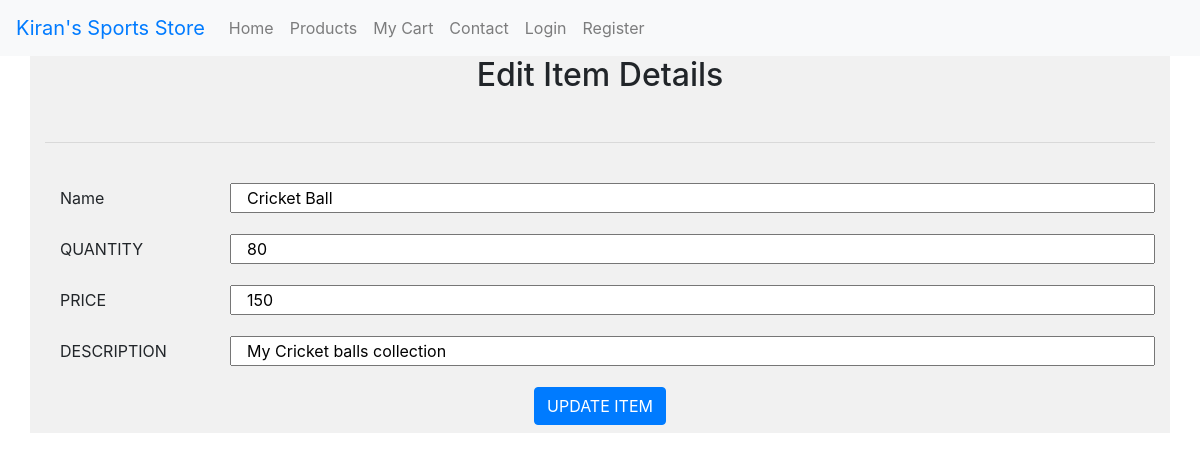
The page /edit.php?id=37 on the database its author committed.
### tables this page shows
CREATE TABLE IF NOT EXISTS `item` (
  `id` int(11) NOT NULL AUTO_INCREMENT,
  `item-name` varchar(100) NOT NULL,
  `item_quantity` int(11) NOT NULL,
  `item_price` int(11) NOT NULL,
  `item_description` varchar(600) NOT NULL,
  PRIMARY KEY (`id`)
);

### edit.php (the view, shortened to what this page needs)
<?php
	include_once('header.php');
 ?>
<?php
$showform = true;
 if($showform==false)
 {
	 echo'<h2 class="text-center text-success">Data Updated Successfully</h2>';
	  echo '<div class="col-sm-12 text-center mt-5"><a href="item.php"><button class="btn btn-primary">Back</button></a></div></br><hr></br>';
 }
 else
 {
?>
<div class="container" style ="background-color:#f1f1f1">
	<div class="row">
		<div class="col-12">
		<form class="form-horizontal" action="edit.php" method="POST">
			<h2 style="text-align:center">Edit Item Details</h2></br><hr></br>
		   <?php
			$mysqli = new mysqli('localhost', 'root', '' );
			$mysqli->select_db("storeappliacation");
			$sql = "select `id`,`item-name`,`item_quantity`,`item_price`,`item_description` from item where `id`='".$_GET['id']."'";
			$result1 = $mysqli->query($sql);
			if ($result1->num_rows > 0)
			{
				$row = $result1->fetch_assoc();
			}
			else
			{
				echo '<h2 class="text-center text-danger">Item Not Found In Database</h2>';
				exit;
			}
		   ?>
		   <div class="form-group">
					<label class="control-label col-sm-2" >Name</label><input class="col-sm-10" type="text" name="name1" value =<?php echo '"'.$row['item-name'].'"';  ?>/>
			</div>
		  <div class="form-group">
					<label class="control-label col-sm-2" >QUANTITY</label><input class="col-sm-10" type="number" name="quantity1" value =<?php echo '"'.$row['item_quantity'].'"';  ?>/>
			</div>
			<div class="form-group">
					<label class="control-label col-sm-2" >PRICE</label><input class="col-sm-10" type="number" name="price1" value =<?php echo '"'.$row['item_price'].'"';  ?>/>
			</div>
				<div class="form-group">
					<label class="control-label col-sm-2" >DESCRIPTION</label><input class="col-sm-10" type="text" name="description1" value =<?php echo '"'.$row['item_description'].'"';  ?>/>
			</div>
			<h5 style="text-align:center"><button class="btn btn-primary" >UPDATE ITEM</button></h5>
		</form>
		</div>
	</div>
</div>
<body/>
</html>
<?php
 }
 ?>

### rows shown on the page
item: name1 "Cricket Ball", quantity1 "80", price1 "150", description1 "My Cricket balls collection"
